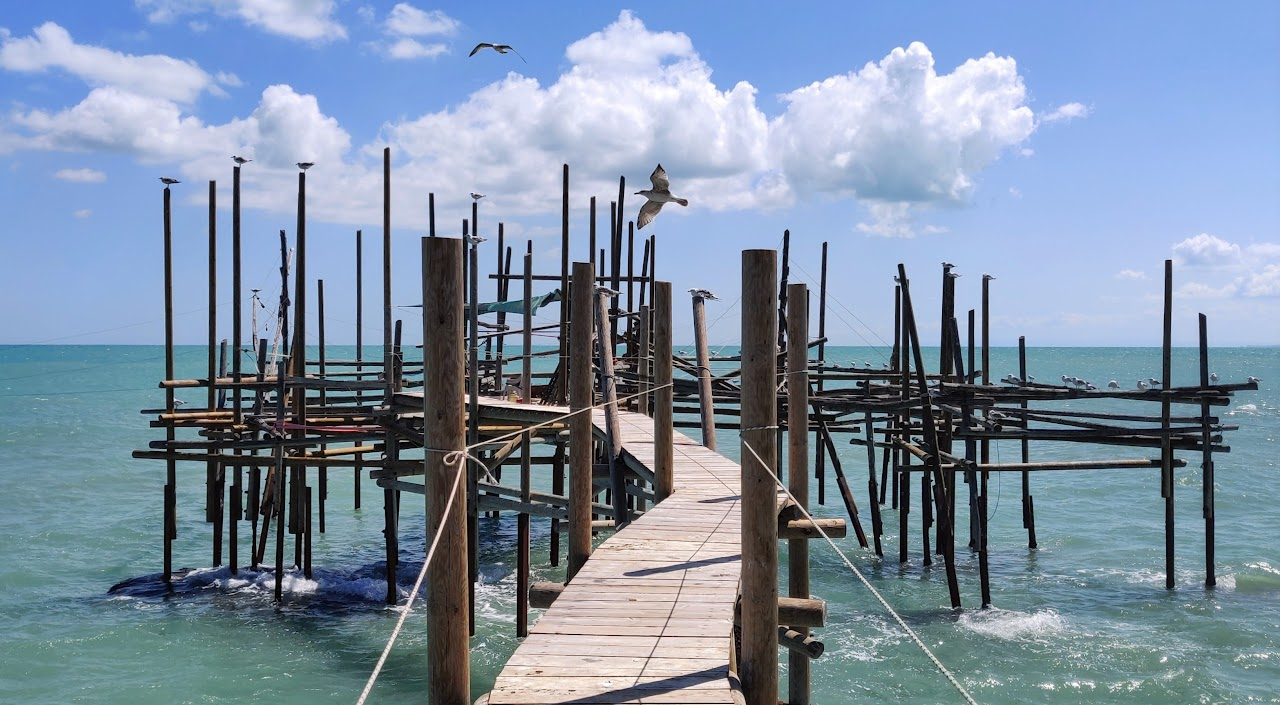
#> input picture sysid/images/trabocco.jpg, 1280 x 705 px, found by its file name
$ python experiments.py
#> lines starting #> are read from the running program, lines starting #| are printed output that depends on the picture; long printed decimals are rounded
### sysid/code/python/sysid.py
"""sysid.py -- companion Python module of the lecture notes
"System Identification and Data Analysis -- Model identification part".

Conventions (same as in the notes):
  * signals are stored as arrays of shape (N, m): row k is the sample at time k,
    k = 0, ..., N-1;
  * n = state dimension, p = number of inputs, q = number of outputs;
  * Markov parameters are stored in an array W of shape (M, q, p), W[k] = w(k).

Only numpy is required (scipy is used in the examples for the PEM of OE models).
"""
import numpy as np


# ---------------------------------------------------------------------------
# Simulation utilities
# ---------------------------------------------------------------------------
def simulate_ss(A, B, C, D, u, x0=None):
    """Simulate x(k+1) = A x(k) + B u(k), y(k) = C x(k) + D u(k)."""
    A, B, C, D = map(np.atleast_2d, (A, B, C, D))
    u = np.asarray(u, dtype=float).reshape(len(u), -1)
    n = A.shape[0]
    x = np.zeros(n) if x0 is None else np.asarray(x0, dtype=float).ravel()
    y = np.zeros((u.shape[0], C.shape[0]))
    for k in range(u.shape[0]):
        y[k] = C @ x + D @ u[k]
        x = A @ x + B @ u[k]
    return y


def markov_parameters(A, B, C, D, M):
    """w(0) = D, w(k) = C A^(k-1) B, k = 1..M-1; returns array (M, q, p)."""
    A, B, C, D = map(np.atleast_2d, (A, B, C, D))
    W = np.zeros((M, C.shape[0], B.shape[1]))
    W[0] = D
    Ak = np.eye(A.shape[0])
    for k in range(1, M):
        W[k] = C @ Ak @ B
        Ak = A @ Ak
    return W


def block_hankel(x, s, l):
    """Block Hankel matrix with s block rows and l columns built from x (N, m):
    column j is [x(j); x(j+1); ...; x(j+s-1)]."""
    x = np.asarray(x, dtype=float).reshape(len(x), -1)
    m = x.shape[1]
    H = np.zeros((s * m, l))
    for i in range(s):
        H[i * m:(i + 1) * m, :] = x[i:i + l, :].T
    return H


# ---------------------------------------------------------------------------
# Least squares and ARX
# ---------------------------------------------------------------------------
def arx_ls(u, y, na, nb, nk):
    """LS estimate of y(k) = sum a_i y(k-i) + sum b_j u(k-nk-j+1) + e(k)
    (notes' convention A(q) = 1 - a_1 q^-1 - ...). Returns (a, b, Phi, Yv)."""
    u = np.asarray(u, dtype=float).ravel()
    y = np.asarray(y, dtype=float).ravel()
    N = len(y)
    k0 = max(na, nk + nb - 1)             # first usable 0-based index
    rows = []
    for k in range(k0, N):
        rows.append(np.concatenate([y[k - 1::-1][:na] if na > 0 else [],
                                    u[k - nk::-1][:nb] if k - nk >= 0 else []]))
    Phi = np.array(rows)
    Yv = y[k0:]
    theta, *_ = np.linalg.lstsq(Phi, Yv, rcond=None)
    return theta[:na], theta[na:], Phi, Yv


# ---------------------------------------------------------------------------
# Ho-Kalman realization
# ---------------------------------------------------------------------------
def hokalman(W, s, l, n):
    """Ho-Kalman / Kung realization from Markov parameters W (M, q, p)."""
    W = np.asarray(W, dtype=float)
    M, q, p = W.shape
    if s + l > M:
        raise ValueError("need s + l <= number of Markov parameters")
    D = W[0].copy()
    H = np.zeros((s * q, l * p))
    for i in range(s):
        for j in range(l):
            H[i * q:(i + 1) * q, j * p:(j + 1) * p] = W[i + j + 1]
    U, sv, Vt = np.linalg.svd(H)
    Sh = np.diag(np.sqrt(sv[:n]))
    L = U[:, :n] @ Sh                    # = O_s T
    P = Sh @ Vt[:n, :]                   # = T^{-1} C_l
    C = L[:q, :]
    B = P[:, :p]
    A = np.linalg.pinv(L[:(s - 1) * q, :]) @ L[q:, :]
    return A, B, C, D, sv


# [10 lines left out: function deconvolve_markov, not called in this run]


def fir_ls(u, y, M):
    """SISO: least-squares estimate of the first M Markov parameters from a
    long record (tall N-by-M Toeplitz regression, well conditioned for a
    white input; assumes x(0) = 0 and w(k) ~ 0 for k >= M)."""
    u = np.asarray(u, dtype=float).ravel()
    y = np.asarray(y, dtype=float).ravel()
    N = len(u)
    T = np.zeros((N, M))
    for j in range(M):
        T[j:, j] = u[:N - j]
    w, *_ = np.linalg.lstsq(T, y, rcond=None)
    return w


# ---------------------------------------------------------------------------
# MOESP
# ---------------------------------------------------------------------------
def moesp(u, y, s, n=None, method="lq"):
    """Basic MOESP. Returns (A, B, C, D, x0, sv); if n is None only sv is
    meaningful (the other outputs are None)."""
    u = np.asarray(u, dtype=float).reshape(len(u), -1)
    y = np.asarray(y, dtype=float).reshape(len(y), -1)
    N, p = u.shape
    q = y.shape[1]
    l = N - s + 1
    U = block_hankel(u, s, l)
    Y = block_hankel(y, s, l)
    if method == "proj":
        YP = Y - (Y @ U.T) @ np.linalg.solve(U @ U.T, U)
        Uy, sv, _ = np.linalg.svd(YP, full_matrices=False)
    else:  # LQ factorisation of [U; Y] obtained from the QR of its transpose
        R = np.linalg.qr(np.vstack([U, Y]).T, mode="r")
        L = R.T
        L22 = L[s * p:, s * p:]
        Uy, sv, _ = np.linalg.svd(L22)
    if n is None:
        return None, None, None, None, None, sv
    Lm = Uy[:, :n]
    C = Lm[:q, :]
    A = np.linalg.pinv(Lm[:(s - 1) * q, :]) @ Lm[q:, :]
    # B, D, x0 via least squares with the Kronecker/vec trick
    Phi = np.zeros((N * q, n + n * p + p * q))
    G = np.zeros((n, n * p))
    Ak = np.eye(n)
    Iq, In = np.eye(q), np.eye(n)
    for k in range(N):
        uk = u[k][None, :]
        Phi[k * q:(k + 1) * q, :] = np.hstack([C @ Ak, C @ G, np.kron(uk, Iq)])
        G = A @ G + np.kron(uk, In)
        Ak = A @ Ak
    theta, *_ = np.linalg.lstsq(Phi, y.reshape(-1), rcond=None)
    x0 = theta[:n]
    B = theta[n:n + n * p].reshape(p, n).T          # inverse of vec (column-major)
    D = theta[n + n * p:].reshape(p, q).T
    return A, B, C, D, x0, sv


# ---------------------------------------------------------------------------
# Validation metrics
# ---------------------------------------------------------------------------
def rmse(y, yhat):
    return np.sqrt(np.mean((np.asarray(y) - np.asarray(yhat)) ** 2))


def nrmse_range(y, yhat):
    y = np.asarray(y)
    return rmse(y, yhat) / (y.max() - y.min())


def fit_percent(y, yhat):
    """MATLAB-style fit: 100 (1 - ||y - yhat|| / ||y - mean(y)||)."""
    y = np.asarray(y).ravel()
    yhat = np.asarray(yhat).ravel()
    return 100 * (1 - np.linalg.norm(y - yhat) / np.linalg.norm(y - y.mean()))


# [16 lines that do not run on import are left out]

### sysid/code/python/experiments.py
"""Numerical experiments used for the figures and tables of the lecture notes.
Run:  python3 experiments.py   (writes ../../figdata/*.dat, prints numbers)"""
import os
import numpy as np
from scipy.optimize import least_squares
from scipy.signal import lfilter
from sysid import (simulate_ss, markov_parameters, hokalman, moesp, arx_ls,
                   rmse, fit_percent, deconvolve_markov, fir_ls)

OUT = os.path.join(os.path.dirname(os.path.abspath(__file__)), "..", "..", "figdata")
os.makedirs(OUT, exist_ok=True)


def save(name, header, *cols):
#> called with name = 'sv_nogap.dat'
    with open(os.path.join(OUT, name), "w") as f:
        f.write(" ".join(header) + "\n")
        for row in zip(*cols):
            f.write(" ".join(f"{v:.6g}" for v in row) + "\n")


# ----------------------------------------------------------------- Chapter 3
def svd_spectra():
    rng = np.random.default_rng(0)
    m = 100
    Q1, _ = np.linalg.qr(rng.standard_normal((m, m)))
    Q2, _ = np.linalg.qr(rng.standard_normal((m, m)))
    # (a) slowly decaying spectrum: no evident gap
    sa = 10 * np.exp(-np.arange(m) / 35)
    Aa = Q1 @ np.diag(sa) @ Q2.T + 0.01 * rng.standard_normal((m, m))
    # (b) rank-10 matrix + small noise: evident gap after sigma_10
    sb = np.r_[np.linspace(10, 5, 10), np.zeros(m - 10)]
    Ab = Q1 @ np.diag(sb) @ Q2.T + 0.05 * rng.standard_normal((m, m))
    s_a = np.linalg.svd(Aa, compute_uv=False)
    s_b = np.linalg.svd(Ab, compute_uv=False)
    idx = np.arange(1, 41)
    save("sv_nogap.dat", ["i", "s"], idx, s_a[:40])
    save("sv_gap.dat", ["i", "s"], idx, s_b[:40])
    # relative Frobenius error of the rank-10 truncation of Ab
    U, s, Vt = np.linalg.svd(Ab)
    A10 = U[:, :10] @ np.diag(s[:10]) @ Vt[:10]
    print("[SVD] sigma_10, sigma_11 =", s_b[9], s_b[10],
          " ||A-A10||_2 =", np.linalg.norm(Ab - A10, 2),
          " rel Frob err =", np.linalg.norm(Ab - A10) / np.linalg.norm(Ab))


def pca_example():
    rng = np.random.default_rng(3)
    N = 60
    z = rng.standard_normal((N, 2)) * np.array([2.0, 0.5])
    th = np.deg2rad(30)
    R = np.array([[np.cos(th), -np.sin(th)], [np.sin(th), np.cos(th)]])
    X = z @ R.T + np.array([3.0, 2.0])
    mu = X.mean(axis=0)
    Xc = X - mu
    U, s, Vt = np.linalg.svd(Xc, full_matrices=False)
    lam = s ** 2 / (N - 1)
    save("pca_points.dat", ["x", "y"], X[:, 0], X[:, 1])
    print("[PCA] mean =", mu, " directions =\n", Vt, "\n variances =", lam,
          " explained =", lam / lam.sum())
    return mu, Vt, lam


def image_compression(ranks=(1, 10, 30, 100, 300)):
    """SVD compression of a colour image (Chapter 3): singular values, trade-off curve,
    table of storage/error/PSNR and the rank-p reconstructions saved in ../../figures."""
#> called with ranks = (1, 10, 30, 100, 300)
    from PIL import Image
    FIG = os.path.join(os.path.dirname(OUT), "figures")
    A = np.asarray(Image.open(os.path.join(FIG, "trabocco.jpg")), dtype=float) / 255
    m, n, nc = A.shape
    svds = [np.linalg.svd(A[:, :, c], full_matrices=False) for c in range(nc)]
#> svds = 3 items
    S = np.array([s for _, s, _ in svds])                 # nc x min(m,n)
    q = S.shape[1]
    idx = np.arange(1, q + 1)
    save("img_sv.dat", ["i", "r", "g", "b"], idx, *S)
    # errors from the singular values (Eckart-Young-Mirsky), for every p
    tot = (S ** 2).sum()
#> tot = 1054836.5
    tail = np.array([(S[:, p:] ** 2).sum() for p in range(q + 1)])
#> tail = 706 values, max 1054836.5 at index 0, min 0 at index 705, mean 3921.6
    p_all = np.arange(1, q + 1)
    storage = 100 * p_all * (m + n + 1) / (m * n)         # % of the numbers of A
    relerr = 100 * np.sqrt(tail[1:] / tot)
#> relerr = 705 values, max 29.08 at index 0, min 0 at index 704, mean 2.92
    psnr = 10 * np.log10(3 * m * n / np.maximum(tail[1:], 1e-300))
#> psnr = 705 values from 14.82 to 3064.3
    keep = storage <= 110
    save("img_tradeoff.dat", ["p", "storage", "relerr", "psnr"],
         p_all[keep], storage[keep], relerr[keep], psnr[keep])
    print(f"[IMG] {m}x{n}x{nc}, break-even rank mn/(m+n+1) = {m*n/(m+n+1):.1f}")
#| [IMG] 705x1280x3, break-even rank mn/(m+n+1) = 454.4
    print("[IMG]   p  stored/ch  storage%  ratio  energy%  relerr%  PSNR[dB]")
    for p in ranks:
        Ap = np.stack([U[:, :p] * s[:p] @ Vt[:p] for U, s, Vt in svds], axis=2)
        err = np.linalg.norm(A - Ap) / np.linalg.norm(A)
        mse = np.mean((A - Ap) ** 2)
        print(f"[IMG] {p:4d} {p*(m+n+1):9d} {100*p*(m+n+1)/(m*n):8.1f} "
              f"{m*n/(p*(m+n+1)):6.1f} {100*(1-tail[p]/tot):8.2f} {100*err:8.2f} "
              f"{10*np.log10(1/mse):8.1f}")
        img = Image.fromarray(np.round(255 * Ap.clip(0, 1)).astype(np.uint8))
        img.save(os.path.join(FIG, f"trabocco_p{p:03d}.jpg"), quality=95)
#> this loop made 5 passes
#> (err, mse) on passes 1 to 5: (0.291, 0.033), (0.167, 0.0109), (0.114, 0.0051), (0.0614, 0.00147), (0.0208, 0.000169)
#> (printed output is left out)
#> pass 1, in image_compression, `Ap = np.stack([U[:, :p] * s[:p] @ Vt[:p] for U, s, Vt in svds], axis=2)`:
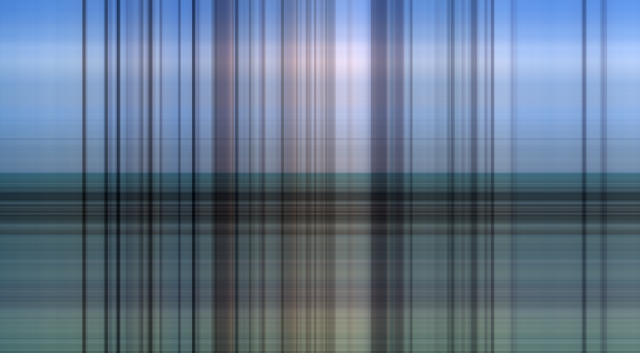
#> Ap: shape (705, 1280, 3) float64 (shown at 1/2 size); mean of channels 0, 1, 2 0.493, 0.564, 0.648; drawn with min black and max white
#> pass 1, in image_compression, `img = Image.fromarray(np.round(255 * Ap.clip(0, 1)).astype(np.uint8))`:
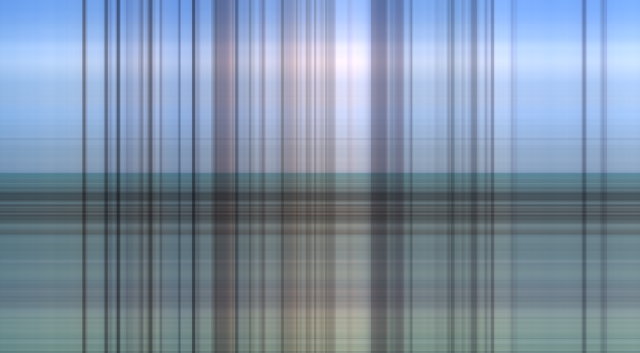
#> img: PIL image 1280x705 RGB (shown at 1/2 size); mean R, G, B 125.7, 143.8, 164.9
#> pass 2, in image_compression, `Ap = np.stack([U[:, :p] * s[:p] @ Vt[:p] for U, s, Vt in svds], axis=2)`:
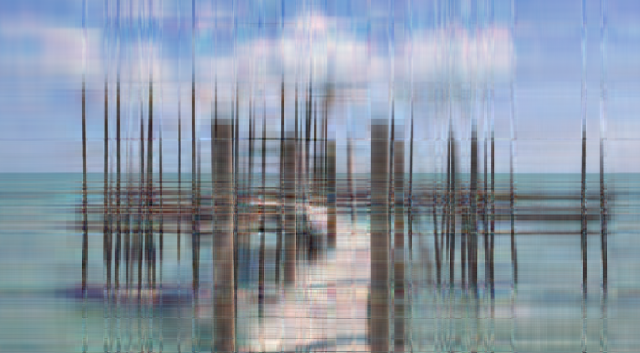
#> Ap: shape (705, 1280, 3) float64 (shown at 1/2 size); mean of channels 0, 1, 2 0.492, 0.562, 0.645; drawn with min black and max white
#> pass 2, in image_compression, `img = Image.fromarray(np.round(255 * Ap.clip(0, 1)).astype(np.uint8))`:
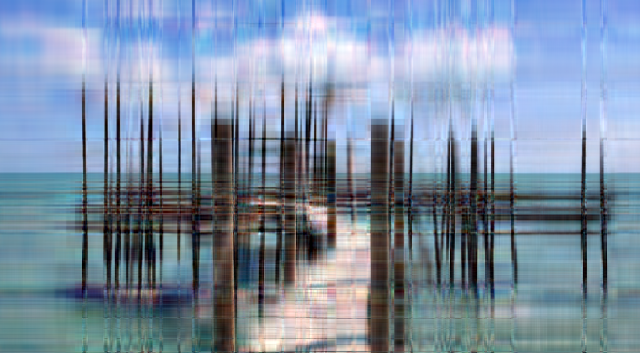
#> img: PIL image 1280x705 RGB (shown at 1/2 size); mean R, G, B 125.4, 143.5, 164.6


# ----------------------------------------------------------------- Chapter 4
def line_fit():
    t = np.array([-1.0, 1.0, 1.5, 3.0, 3.5])
#> t = [-1, 1, 1.5, 3, 3.5]
    y = np.array([0.4, 2.2, 2.3, 3.9, 4.0])
#> y = [0.4, 2.2, 2.3, 3.9, 4]
    A = np.c_[t, np.ones_like(t)]
#> A = [[-1, 1], [1, 1], [1.5, 1], [3, 1], [3.5, 1]]
    x = np.linalg.pinv(A) @ y
#> x = [0.824, 1.24]
    r = y - A @ x
#> r = [-0.0165, 0.135, -0.178, 0.186, -0.126]
    print("[LS line] m, q =", x, " residual norm^2 =", r @ r, " A^T r =", A.T @ r)
#| [LS line] m, q = [0.8244 1.241]  residual norm^2 = 0.1004  A^T r = [-1.56541446e-14 -4.77395901e-15]


# ----------------------------------------------------------------- Chapter 5
def poly_order_selection():
    rng = np.random.default_rng(7)
    f = lambda t: 0.5 * t ** 3 - t ** 2 - t + 1
    Ntr, Nte, sig = 30, 30, 0.6
    ttr = np.sort(rng.uniform(-2, 3, Ntr))
#> ttr = 30 values from -1.97 to 2.98
    tte = np.sort(rng.uniform(-2, 3, Nte))
#> tte = 30 values from -1.98 to 2.89
    ytr = f(ttr) + sig * rng.standard_normal(Ntr)
#> ytr = 30 values, max 3.06 at index 29, min -5.17 at index 0, mean -0.244
    yte = f(tte) + sig * rng.standard_normal(Nte)
#> yte = 30 values, max 2.43 at index 29, min -4.5 at index 1, mean -0.376
    orders = np.arange(0, 13)
#> orders = [0, 1, 2, 3, 4, 5, 6, 7, 8, 9, 10, 11, 12]
    etr, ete, aic, mdl = [], [], [], []
    for d in orders:
        Atr = np.vander(ttr, d + 1)
        th, *_ = np.linalg.lstsq(Atr, ytr, rcond=None)
        V = np.mean((ytr - Atr @ th) ** 2)
        etr.append(np.sqrt(V))
        ete.append(rmse(yte, np.vander(tte, d + 1) @ th))
        npar = d + 1
        aic.append(np.log(V) + 2 * npar / Ntr)
        mdl.append(np.log(V) + npar * np.log(Ntr) / Ntr)
        if d == 3:
            print("[poly] cubic coefficients (a3..a0):", th)
#> this loop made 13 passes
#> (th, V) on passes 1 to 6: ([-0.244], 2.64), ([0.43, -0.505], 2.25), ([-0.254, 0.708, -0.0507], 1.98), ([0.507, -1.02, -0.97, 0.947], 0.226), ([0.0191, 0.468, -1.1, -0.867, 0.985], 0.222), ([0.0324, -0.0747, 0.332, -0.721, -0.77, 0.816], 0.21)
#> (printed output is left out)
#> after the loop, aic = [1.04, 0.945, 0.885, -1.22, -1.17, -1.16, -1.1, -1.04, -0.981, -0.968, -0.912, -0.874, -0.867]; ete = [1.53, 1.47, 1.32, 0.54, 0.531, 0.521, 0.524, 0.525, 0.534, 0.599, 0.588, 0.591, 0.726]; etr = [1.62, 1.5, 1.41, 0.476, 0.471, 0.458, 0.456, 0.456, 0.454, 0.442, 0.439, 0.433, 0.42]; mdl = [1.08, 1.04, 1.03, -1.03, -0.938, -0.882, -0.777, -0.665, -0.561, -0.501, -0.398, -0.313, -0.259]
    save("poly_rmse.dat", ["order", "train", "test", "aic", "mdl"],
         orders, etr, ete, aic, mdl)
    save("poly_train.dat", ["t", "y"], ttr, ytr)
    save("poly_test.dat", ["t", "y"], tte, yte)
    tt = np.linspace(-2, 3, 200)
#> tt = 200 values from -2 to 3
    fits = {}
    for d in (1, 3, 12):
        th, *_ = np.linalg.lstsq(np.vander(ttr, d + 1), ytr, rcond=None)
        fits[d] = np.clip(np.vander(tt, d + 1) @ th, -8, 12)
#> this loop made 3 passes
#> th on passes 1 to 2: [0.43, -0.505], [0.507, -1.02, -0.97, 0.947]
#> after the loop, fits = 3 items
    save("poly_fits.dat", ["t", "true", "d1", "d3", "d12"], tt, f(tt),
         fits[1], fits[3], fits[12])
    print("[poly] RMSE train:", np.round(etr, 3))
#| [poly] RMSE train: [1.624 1.501 1.408 0.476 0.471 0.458 0.456 0.456 0.454 0.442 0.439 0.433
#|  0.42 ]
    print("[poly] RMSE test :", np.round(ete, 3))
#| [poly] RMSE test : [1.526 1.47  1.319 0.54  0.531 0.521 0.524 0.525 0.534 0.599 0.588 0.591
#|  0.726]
    print("[poly] argmin test", orders[int(np.argmin(ete))],
          " argmin AIC", orders[int(np.argmin(aic))],
          " argmin MDL", orders[int(np.argmin(mdl))])
#| [poly] argmin test 5  argmin AIC 3  argmin MDL 3
#> in arx_example, `a0, b0 = np.array([1.5, -0.7]), np.array([1.0, 0.5])`: a0 = [1.5, -0.7]; b0 = [1, 0.5]
#> the loop in arx_example, `for N in (50, 500, 5000):` made 3 passes
#> (a, b) on passes 1 to 3: ([1.51, -0.697], [1.04, 0.495]), ([1.49, -0.695], [1.01, 0.491]), ([1.5, -0.7], [1, 0.498])
#> (printed output is left out)


# ----------------------------------------------------------------- Chapter 6
def arx_vs_oe():
    """True system is OE: y = B/F u + e. Compare ARX-LS (biased) with the
    PEM estimate of the OE model (nonlinear LS), Monte Carlo."""
    rng = np.random.default_rng(11)
    b_true = np.array([1.0, 0.5])            # B(q) = q^-1 + 0.5 q^-2
#> b_true = [1, 0.5]
    f_true = np.array([1.0, -1.5, 0.7])      # F(q) = 1 - 1.5 q^-1 + 0.7 q^-2
#> f_true = [1, -1.5, 0.7]
    N, sig, MC = 500, 0.5, 100
    est_arx, est_oe = [], []
    for _ in range(MC):
        u = rng.standard_normal(N)
        y0 = lfilter(np.r_[0, b_true], f_true, u)
        y = y0 + sig * rng.standard_normal(N)
        a, b, _, _ = arx_ls(u, y, 2, 2, 1)
        est_arx.append(np.r_[-a, b])          # report as F-coefficients (+ convention)

        def res(th):
            return y - lfilter(np.r_[0, th[2:]], np.r_[1, th[:2]], u)
        th0 = np.r_[-a, b]
        sol = least_squares(res, th0)
        est_oe.append(sol.x)
#> this loop made 100 passes
#> (a, th0) on passes 1 to 8: ([1.29, -0.503], [-1.29, 0.503, 0.981, 0.709]), ([1.35, -0.556], [-1.35, 0.556, 1.04, 0.652]), ([1.32, -0.529], [-1.32, 0.529, 1.05, 0.694]), ([1.38, -0.584], [-1.38, 0.584, 1.04, 0.629]), ([1.35, -0.557], [-1.35, 0.557, 1.03, 0.589]), ([1.35, -0.561], [-1.35, 0.561, 1.04, 0.667]), ([1.36, -0.568], [-1.36, 0.568, 1.06, 0.623]), ([1.33, -0.543], [-1.33, 0.543, 1.04, 0.67])
#> after the loop, est_arx = 100 items, first 6: [-1.29, 0.503, 0.981, 0.709], [-1.35, 0.556, 1.04, 0.652], [-1.32, 0.529, 1.05, 0.694], [-1.38, 0.584, 1.04, 0.629], [-1.35, 0.557, 1.03, 0.589], [-1.35, 0.561, 1.04, 0.667]; est_oe = 100 items, first 6: [-1.5, 0.699, 1.01, 0.489], [-1.5, 0.7, 0.999, 0.503], [-1.5, 0.699, 0.992, 0.522], [-1.5, 0.703, 0.965, 0.54], [-1.5, 0.703, 0.999, 0.494], [-1.49, 0.692, 1, 0.531]
    est_arx, est_oe = np.array(est_arx), np.array(est_oe)
#> est_arx = 100 rows, first 6: [-1.29, 0.503, 0.981, 0.709], [-1.35, 0.556, 1.04, 0.652], [-1.32, 0.529, 1.05, 0.694], [-1.38, 0.584, 1.04, 0.629], [-1.35, 0.557, 1.03, 0.589], [-1.35, 0.561, 1.04, 0.667]; est_oe = 100 rows, first 6: [-1.5, 0.699, 1.01, 0.489], [-1.5, 0.7, 0.999, 0.503], [-1.5, 0.699, 0.992, 0.522], [-1.5, 0.703, 0.965, 0.54], [-1.5, 0.703, 0.999, 0.494], [-1.49, 0.692, 1, 0.531]
    true = np.r_[f_true[1:], b_true]
#> true = [-1.5, 0.7, 1, 0.5]
    print("[OE] true      f1 f2 b1 b2:", true)
#| [OE] true      f1 f2 b1 b2: [-1.5  0.7  1.   0.5]
    print("[OE] ARX-LS mean:", est_arx.mean(0), " std:", est_arx.std(0))
#| [OE] ARX-LS mean: [-1.330    0.5402  0.995  0.6703 ]  std: [0.02264 0.02146  0.04368 0.04806]
    print("[OE] PEM-OE mean:", est_oe.mean(0), " std:", est_oe.std(0))
#| [OE] PEM-OE mean: [-1.500  0.7001  0.9999  0.5009]  std: [0.004022 0.003372 0.01799 0.02456]
    return true, est_arx, est_oe


def arx_example():
    rng = np.random.default_rng(5)
    a0, b0 = np.array([1.5, -0.7]), np.array([1.0, 0.5])
    for N in (50, 500, 5000):
        u = rng.standard_normal(N)
        e = 0.3 * rng.standard_normal(N)
        # A(q) y = B(q) u + e  with A = 1 - 1.5 q^-1 + 0.7 q^-2
        y = lfilter([0, 1.0, 0.5], [1, -1.5, 0.7], u) + lfilter([1], [1, -1.5, 0.7], e)
        a, b, Phi, Yv = arx_ls(u, y, 2, 2, 1)
        print(f"[ARX] N={N}: a={a}, b={b}, cond(Phi)={np.linalg.cond(Phi):.2f}")


# ----------------------------------------------------------------- Chapter 7
SYS_A = np.array([[1.2, -0.61, 0.0, 0.0],
                  [1.0, 0.0, 0.0, 0.0],
                  [0.0, 0.0, 0.9, 0.0],
                  [0.0, 0.0, 0.0, -0.5]])
SYS_B = np.array([[1.0], [0.0], [1.0], [0.4]])
SYS_C = np.array([[1.0, 0.5, 0.3, 1.0]])
SYS_D = np.array([[0.0]])


def hokalman_noisy():
    rng = np.random.default_rng(2)
    M = 60
    W = markov_parameters(SYS_A, SYS_B, SYS_C, SYS_D, M)
#> in markov_parameters, `A, B, C, D = map(np.atleast_2d, (A, B, C, D))`: A = [[1.2, -0.61, 0, 0], [1, 0, 0, 0], [0, 0, 0.9, 0], [0, 0, 0, -0.5]]; B = [1, 0, 1, 0.4]; C = [[1, 0.5, 0.3, 1]]; D = [0]
#> in markov_parameters, `W = np.zeros((M, C.shape[0], B.shape[1]))`: W = 60 values from 0 to 0
#> in markov_parameters, `Ak = np.eye(A.shape[0])`: Ak = [[1, 0, 0, 0], [0, 1, 0, 0], [0, 0, 1, 0], [0, 0, 0, 1]]
#> after the loop in markov_parameters, `for k in range(1, M):`: W = 60 values, max 1.77 at index 3, min -0.379 at index 7, mean 0.115
    Wn = W + 0.02 * rng.standard_normal(W.shape)
#> Wn = 60 values, max 1.76 at index 2, min -0.364 at index 7, mean 0.117
    s = l = 25
    _, _, _, _, sv_clean = hokalman(W, s, l, 4)
#> in hokalman, `D = W[0].copy()`: D = [0]
#> after the loop in hokalman, `for i in range(s):`:
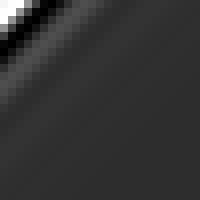
#> H: shape (25, 25) float64 (shown 8 times larger); min -0.379, max 1.77, mean 0.0491; drawn with min black and max white
#> in hokalman, `U, sv, Vt = np.linalg.svd(H)`:
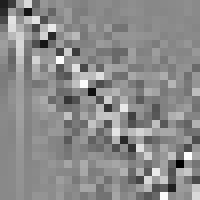
#> U: shape (25, 25) float64 (shown 8 times larger); min -0.853, max 0.713, mean 0.00358; drawn with min black and max white
#> in hokalman, `U, sv, Vt = np.linalg.svd(H)`:
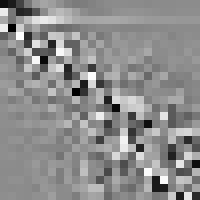
#> Vt: shape (25, 25) float64 (shown 8 times larger); min -0.729, max 0.581, mean -0.00234; drawn with min black and max white
#> in hokalman, `U, sv, Vt = np.linalg.svd(H)`: sv = 25 values, max 4.66 at index 0, min 4.19e-19 at index 24, mean 0.316
#> in hokalman, `Sh = np.diag(np.sqrt(sv[:n]))`: Sh = [[2.16, 0, 0, 0], [0, 1.39, 0, 0], [0, 0, 0.977, 0], [0, 0, 0, 0.593]]
#> (the rest of the program and of its run is left out)
